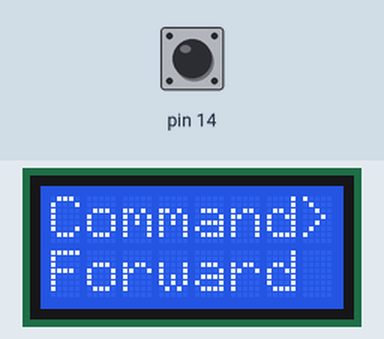
This sketch was run on a simulated Arduino Leonardo, built with avr-gcc and run on an emulated ATmega32U4. On the bench: 8×2 character LCD. The inputs (shaded band) are chosen by the test bench; at power-on: pin 14 HIGH. What the sketch prints to the serial monitor is not drawn.

Above: at 1.2 s.
1.3 s: pin 14 pulled LOW for 0.25 s
Timing chart, 0 to 4.3 s (numbered marks = the images above; inputs shaded):
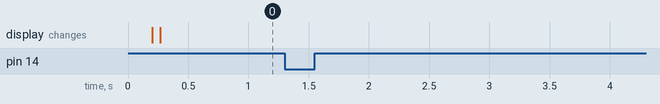

The sketch:

programmableMovement.ino
```cpp
//Hej med dig
#include <Wire.h>
#include <Zumo32U4.h>
Zumo32U4Encoders encoders;
Zumo32U4LCD LCD;
Zumo32U4Buzzer buzzer;
Zumo32U4ButtonA buttonA;

int accCountsR = 0;
int commandSelected = 0; //0 = Forward,  1 = Backwards, 2 = Right, 3 = Left

int actualStage = 0;  //

void setup() {
  // put your setup code here, to run once:
  Serial.begin(9600);
}

void loop() {
  delay(200);
  if (actualStage == 0){
  stage0(); //Stage 0 --> select command
  }

  if (actualStage == 1){
    Serial.println("I am in stage 1!");
    // Stage 1 --> Select speed and time
  }


  //Stage 2 --> Running the robot
}

void stage0() {
  readEncoderStage0(); //Read the encoders
    if (accCountsR > 100) { //If is larger or lower than some threshhold then
      beep();
      commandSelected += 1; //Increment or decrement  the selected command
      accCountsR = accCountsR - 100;
      if (commandSelected > 3) commandSelected = 0;
    }
    else if (accCountsR < -100) {
      beep();
      commandSelected -= 1;
      accCountsR = accCountsR + 100;

      if (commandSelected <0) commandSelected = 3;
    }

    Serial.println("Count: " + (String)accCountsR + " Command: " + (String)commandSelected);

    LCDStage0(commandSelected);
    //Show it on the screen
      //Title
      //In which command we are

    if (buttonA.isPressed()){ //Is the button pressed?
      actualStage = 1;  //If yes I jump to next stage and store the command
      buttonA.waitForRelease();
    }

}

void LCDStage0(int commandSelec) {
  String nameCommand;
  switch(commandSelec) {
    case 0:
      nameCommand = "Forward";
      break;

    case 1:
      nameCommand = "Backward";
      break;

    case 3:
      nameCommand = "Right";
      break;

    case 4:
      nameCommand = "Left";
      break;

    default:
      nameCommand = "Error";
  }
  LCD.clear();
  LCD.print("Command>");
  LCD.gotoXY(0,1);
  LCD.print(nameCommand);

}

void readEncoderStage0() {
  accCountsR = accCountsR + encoders.getCountsAndResetRight();
}

void beep() {
  buzzer.playNote(NOTE_A(4),20,15);
  delay(30);
}
```

Measured:
- after the input at 1.3 s, every drawn part: stays the same
